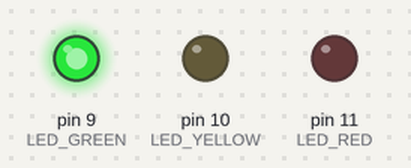
Bench run of a sketch on a simulated Arduino Uno, built with avr-gcc and run on an emulated ATmega328P. Shown: output pins drawn as LEDs (lit = HIGH).

Above: at 1.0 s.
At 3.2 s:
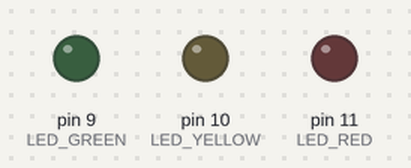
At 5.8 s:
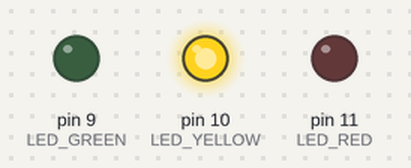
At 8.1 s:
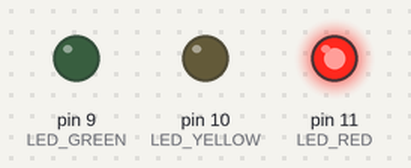
At 10.5 s:
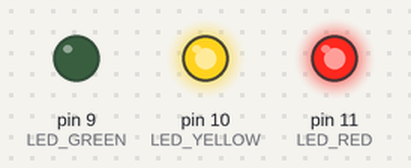
Timing chart, 0 to 14.8 s (numbered marks = the images above):
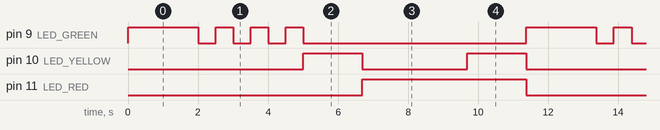

Measured:
- by itself, pin 9 (LED_GREEN): repeats every 11.4 s: 3 × (LOW 0.50 s, HIGH 0.50 s), LOW 6.4 s, HIGH 2.0 s
- by itself, pin 10 (LED_YELLOW): repeats every 11.4 s: LOW 3.0 s, HIGH 1.7 s, LOW 5.0 s, HIGH 1.7 s
- by itself, pin 11 (LED_RED): alternates HIGH for 4.7 s and LOW for 6.7 s

The sketch:

LR7.ino
```cpp
const int LED_RED = 11;             // Порт 13, красный светодиод
const int LED_YELLOW = 10;             // Порт 12, желтый светодиод
const int LED_GREEN = 9;             // Порт 11, зеленый светодиод

const int TIMEOUT_RED = 3000;          // Время горения красного сетодиода
const int TIMEOUT_YEL = 1690;          // Время горения желтого светодиода
const int TIMEOUT_GREEN = 2000;        // Время горения зеленого светодиода

const int TIMEOUT_FLASH_GREEN = 500;      // Время мигания зеленого светодиода

void setup()
{
  // Все порты светодиодов будут у нас установлены в режим "внешняя нагрузка", OUTPUT
  pinMode(LED_RED, OUTPUT);
  pinMode(LED_YELLOW, OUTPUT);
  pinMode(LED_GREEN, OUTPUT);

  // Устанавливаем начальное значение светодиодов
  digitalWrite(LED_RED, LOW);
  digitalWrite(LED_YELLOW, LOW);
  digitalWrite(LED_GREEN, LOW);
}

void loop()
{
  // Включаем зеленый цвет светофора
  digitalWrite(LED_GREEN, HIGH);    // Включаем светодиод
  delay(TIMEOUT_GREEN);             // Ждем

  // Мигаем зеленым светодиодом 3 раза
  for (int i=0; i<3; i++)
    {
      digitalWrite(LED_GREEN, LOW);
      delay(TIMEOUT_FLASH_GREEN);
      digitalWrite(LED_GREEN, HIGH);
      delay(TIMEOUT_FLASH_GREEN);
    }

  // Теперь отключаем зеленый и включаем желтый светодиод
  digitalWrite(LED_GREEN, LOW);
  digitalWrite(LED_YELLOW, HIGH);
  delay(TIMEOUT_YEL);

  // Отключаем желтый светодиод.
  digitalWrite(LED_YELLOW, LOW);
  // Теперь включаем красный цвет
  digitalWrite(LED_RED, HIGH);
  delay(TIMEOUT_RED);

  // Включаем желтый светодиод,не выключая красный
  digitalWrite(LED_YELLOW, HIGH);
  delay(TIMEOUT_YEL);

  // Отключаем желтый и красный светодиоды.
  digitalWrite(LED_YELLOW, LOW);
  digitalWrite(LED_RED, LOW);

}
```
